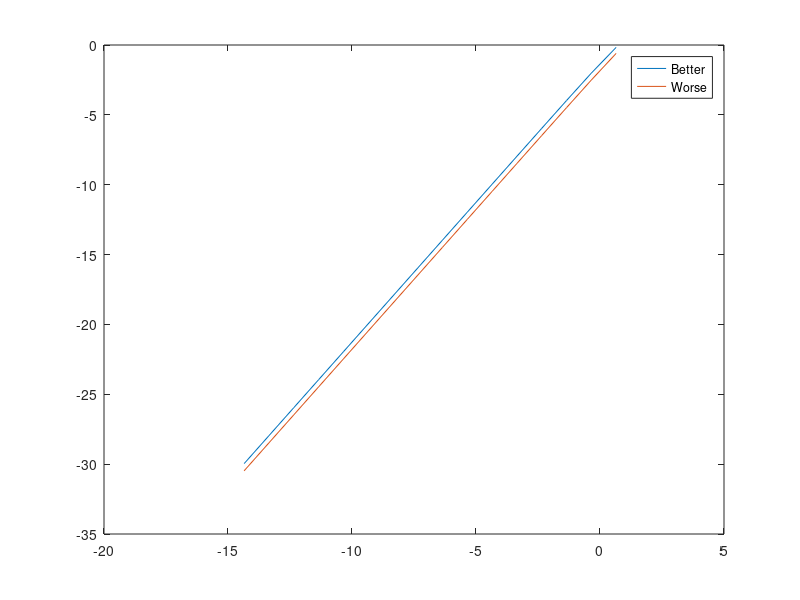

Write MATLAB code to recreate this figure.
% 04-06:
%
% This version aims to use the solver to compute integrals. I use a simple
% example of sin(x). The solver allows me to solve the equation y' =
% sin(x), y(0) = k, with k being any coefficient, with relative ease. Since
% I just want to find the integral of sin(x) between 0 and 1, I will set
% k = -1. Then the solution to the equation is y = -cos(x) + c, with
% initial values we get: -1 = -cos(0) + c, c = 0. This way my algorithm
% will be computing the primitive of sin(x), namely -cos(x).
%
% 04-18:
% 
% This program needs a minor tweak so that it actually solves a particular
% problem. I want it to compute the integral of sin(x) from 0 to t, in this
% case I will set t to pi. This means I want to get the initial value back
% to 0 and in the end just substract the initial value.
%
% Something is not quite right with the error, however. Need to investigate
% further.
%%
close all
clear all
n = 2;
max_m = 17;
m = 1;
error = zeros(1,max_m);
error1 = zeros(1,max_m);

while m <= max_m
    n = 2.^m;  
    h = pi/n;
    H(m) = h;
    y = zeros(1,n+2);
    x = zeros(1,n+2);
    real = zeros(1,n+2);
    y(1) = 0;
%     y(2) = exp(h.^2/2);
% We can use the result of the worse algorithm with one step as a
% second initial value. We can also use the derivative at the initial value
% to estimate the second value.
    y(2) = 0;
    x(1) = 0;
    x(2) = y(2);
    real(1) =  0;
    real(2) = y(2);
    for i = 1:n-2
        x(i+2) = x(i+1) + sin(h*(i+1))*h;
        y(i+2) = y(i) + 2*h*sin((i+1)*h);
        real(i+2) = -cos((i+2)*h)+1;
    end
    
    if m >= 2
    error1(m-1) = abs(x(n)-real(n));
    error(m-1) = abs(y(n)-real(n));
    end
    m = m+1;
    
end
% 
% semilogy(error)
% hold on
% semilogy(error1)
% legend('Better', 'Worse');
% Check SUBPLOTS
% plot(y(1:n))
% hold on
% plot(real(1:n))
% Check for y'(x) = sin(xy) + y
% y(0) = 1
% Plot against exp(x^2/2-x), exp(x)
% This below is for conventional form
Hflip = fliplr(H);
errorflip = fliplr(error);
errorflip1 = fliplr(error1);
plot(log2(Hflip), log2(errorflip))
hold on
plot(log2(Hflip), log2(errorflip1))
legend('Better' , 'Worse');
% % Plot a straight line to see if its perfectly straight
Q = polyfit(log2(Hflip(1:12)), log2(errorflip(1:12)),1)
R = polyfit(log2(Hflip(1:12)), log2(errorflip1(1:12)),1)
% integral = y(n)-y(1)
